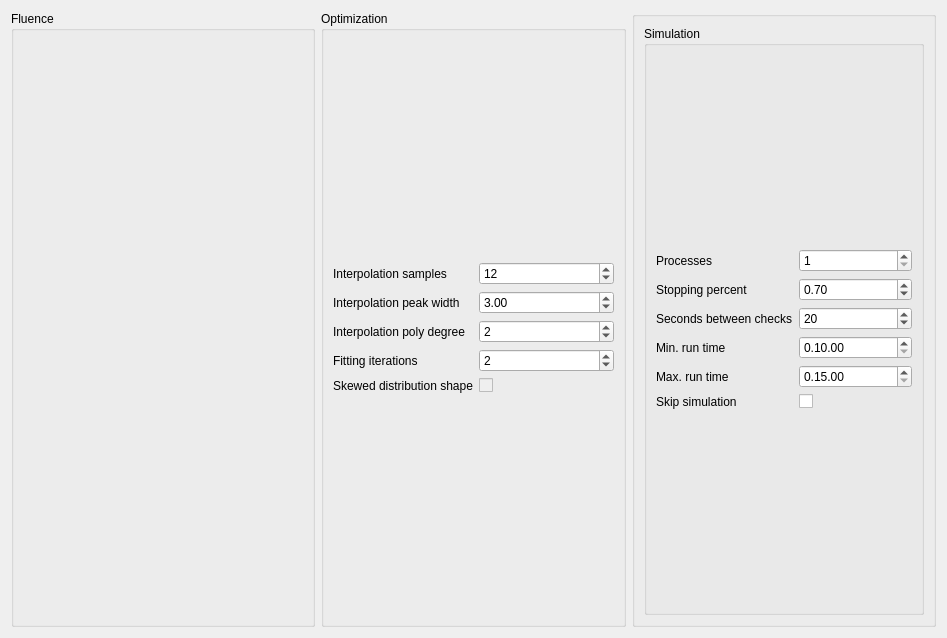
<?xml version="1.0" encoding="UTF-8"?>
<ui version="4.0">
 <class>optimizationRecoilParameters</class>
 <widget class="QWidget" name="optimizationRecoilParameters">
  <property name="geometry">
   <rect>
    <x>0</x>
    <y>0</y>
    <width>947</width>
    <height>638</height>
   </rect>
  </property>
  <property name="minimumSize">
   <size>
    <width>947</width>
    <height>250</height>
   </size>
  </property>
  <property name="windowTitle">
   <string>Start Optimization</string>
  </property>
  <layout class="QVBoxLayout" name="verticalLayout">
   <item>
    <layout class="QHBoxLayout" name="horizontalLayout_3">
     <item>
      <widget class="QGroupBox" name="groupBox">
       <property name="title">
        <string>Fluence</string>
       </property>
       <layout class="QVBoxLayout" name="verticalLayout_4">
        <item>
         <layout class="QFormLayout" name="fluence_form_layout"/>
        </item>
       </layout>
      </widget>
     </item>
     <item>
      <widget class="QGroupBox" name="groupBox_2">
       <property name="title">
        <string>Optimization</string>
       </property>
       <layout class="QVBoxLayout" name="verticalLayout_5">
        <item>
         <layout class="QGridLayout" name="gridLayout">
          <item row="0" column="0">
           <widget class="QLabel" name="label">
            <property name="toolTip">
             <string/>
            </property>
            <property name="text">
             <string>Interpolation samples</string>
            </property>
           </widget>
          </item>
          <item row="0" column="1">
           <widget class="QSpinBox" name="sampleCountSpinBox">
            <property name="toolTip">
             <string>Number of samples taken to generate the MeV-to-nm interpolation function</string>
            </property>
            <property name="minimum">
             <number>10</number>
            </property>
            <property name="maximum">
             <number>1000</number>
            </property>
            <property name="value">
             <number>12</number>
            </property>
           </widget>
          </item>
          <item row="1" column="0">
           <widget class="QLabel" name="label_8">
            <property name="toolTip">
             <string/>
            </property>
            <property name="text">
             <string>Interpolation peak width</string>
            </property>
           </widget>
          </item>
          <item row="1" column="1">
           <widget class="QDoubleSpinBox" name="sampleWidthDoubleSpinBox">
            <property name="toolTip">
             <string>Width of a sample's peak for the MeV-to-nm interpolation function. Must be smaller than (X_upper_limit - X_lower_limit) / Interpolation_samples</string>
            </property>
            <property name="decimals">
             <number>2</number>
            </property>
            <property name="minimum">
             <double>0.010000000000000</double>
            </property>
            <property name="maximum">
             <double>10000.000000000000000</double>
            </property>
            <property name="singleStep">
             <double>0.100000000000000</double>
            </property>
            <property name="value">
             <double>3.000000000000000</double>
            </property>
           </widget>
          </item>
          <item row="2" column="0">
           <widget class="QLabel" name="label_9">
            <property name="text">
             <string>Interpolation poly degree</string>
            </property>
           </widget>
          </item>
          <item row="2" column="1">
           <widget class="QSpinBox" name="samplePolynomialDegreeSpinBox">
            <property name="toolTip">
             <string>Degree of the polynomial used to fit the MeV-to-nm conversion function</string>
            </property>
            <property name="minimum">
             <number>0</number>
            </property>
            <property name="maximum">
             <number>20</number>
            </property>
            <property name="singleStep">
             <number>1</number>
            </property>
            <property name="value">
             <number>2</number>
            </property>
           </widget>
          </item>
          <item row="3" column="0">
           <widget class="QLabel" name="label_10">
            <property name="toolTip">
             <string/>
            </property>
            <property name="text">
             <string>Fitting iterations</string>
            </property>
           </widget>
          </item>
          <item row="3" column="1">
           <widget class="QSpinBox" name="fittingIterationCountSpinBox">
            <property name="toolTip">
             <string>Number of fitting iterations. Initial solution does not count</string>
            </property>
            <property name="minimum">
             <number>0</number>
            </property>
            <property name="maximum">
             <number>999999</number>
            </property>
            <property name="value">
             <number>2</number>
            </property>
           </widget>
          </item>
          <item row="4" column="0">
           <widget class="QLabel" name="label_25">
            <property name="toolTip">
             <string/>
            </property>
            <property name="text">
             <string>Skewed distribution shape</string>
            </property>
           </widget>
          </item>
          <item row="4" column="1">
           <widget class="QCheckBox" name="skewedCheckBox">
            <property name="enabled">
             <bool>false</bool>
            </property>
            <property name="toolTip">
             <string>If enabled, allows non-rectangular distribution shape</string>
            </property>
            <property name="layoutDirection">
             <enum>Qt::LeftToRight</enum>
            </property>
            <property name="text">
             <string/>
            </property>
            <property name="checked">
             <bool>false</bool>
            </property>
            <property name="tristate">
             <bool>false</bool>
            </property>
           </widget>
          </item>
         </layout>
        </item>
       </layout>
      </widget>
     </item>
     <item>
      <widget class="QGroupBox" name="groupBox">
       <layout class="QVBoxLayout" name="verticalLayout_2">
        <item>
         <widget class="QGroupBox" name="simGroupBox">
          <property name="title">
           <string>Simulation</string>
          </property>
          <layout class="QVBoxLayout" name="verticalLayout_3">
           <item>
            <layout class="QGridLayout" name="gridLayout_2">
             <item row="0" column="0">
              <widget class="QLabel" name="label_7">
               <property name="text">
                <string>Processes</string>
               </property>
              </widget>
             </item>
             <item row="0" column="1">
              <widget class="QSpinBox" name="processesSpinBox">
               <property name="minimum">
                <number>1</number>
               </property>
               <property name="value">
                <number>1</number>
               </property>
              </widget>
             </item>
             <item row="1" column="0">
              <widget class="QLabel" name="label_11">
               <property name="text">
                <string>Stopping percent</string>
               </property>
              </widget>
             </item>
             <item row="1" column="1">
              <widget class="QDoubleSpinBox" name="percentDoubleSpinBox">
               <property name="minimum">
                <double>0.010000000000000</double>
               </property>
               <property name="maximum">
                <double>1.000000000000000</double>
               </property>
               <property name="singleStep">
                <double>0.010000000000000</double>
               </property>
               <property name="value">
                <double>0.700000000000000</double>
               </property>
              </widget>
             </item>
             <item row="2" column="0">
              <widget class="QLabel" name="label_12">
               <property name="text">
                <string>Seconds between checks</string>
               </property>
              </widget>
             </item>
             <item row="2" column="1">
              <widget class="QSpinBox" name="timeSpinBox">
               <property name="maximum">
                <number>60</number>
               </property>
               <property name="value">
                <number>20</number>
               </property>
              </widget>
             </item>
             <item row="3" column="0">
              <widget class="QLabel" name="label_5">
               <property name="text">
                <string>Min. run time</string>
               </property>
              </widget>
             </item>
             <item row="3" column="1">
              <widget class="QTimeEdit" name="minTimeEdit">
               <property name="currentSection">
                <enum>QDateTimeEdit::HourSection</enum>
               </property>
               <property name="displayFormat">
                <string>H.mm.ss</string>
               </property>
               <property name="time">
                <time>
                 <hour>0</hour>
                 <minute>10</minute>
                 <second>0</second>
                </time>
               </property>
              </widget>
             </item>
             <item row="4" column="0">
              <widget class="QLabel" name="label_6">
               <property name="text">
                <string>Max. run time</string>
               </property>
              </widget>
             </item>
             <item row="4" column="1">
              <widget class="QTimeEdit" name="maxTimeEdit">
               <property name="maximumTime">
                <time>
                 <hour>23</hour>
                 <minute>59</minute>
                 <second>59</second>
                </time>
               </property>
               <property name="currentSection">
                <enum>QDateTimeEdit::HourSection</enum>
               </property>
               <property name="displayFormat">
                <string>H.mm.ss</string>
               </property>
               <property name="time">
                <time>
                 <hour>0</hour>
                 <minute>15</minute>
                 <second>0</second>
                </time>
               </property>
              </widget>
             </item>
             <item row="5" column="0">
              <widget class="QLabel" name="label_24">
               <property name="text">
                <string>Skip simulation</string>
               </property>
              </widget>
             </item>
             <item row="5" column="1">
              <widget class="QCheckBox" name="skip_sim_chk_box">
               <property name="enabled">
                <bool>true</bool>
               </property>
               <property name="layoutDirection">
                <enum>Qt::LeftToRight</enum>
               </property>
               <property name="text">
                <string/>
               </property>
               <property name="tristate">
                <bool>false</bool>
               </property>
              </widget>
             </item>
            </layout>
           </item>
          </layout>
         </widget>
        </item>
       </layout>
      </widget>
     </item>
    </layout>
   </item>
  </layout>
 </widget>
 <resources/>
 <connections/>
</ui>
